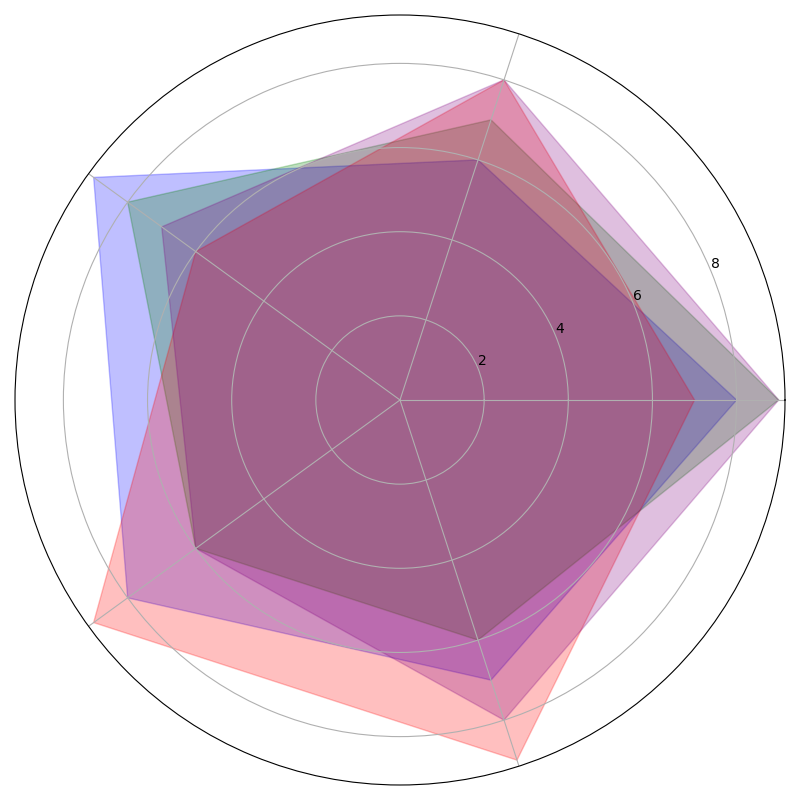

Write Python code to recreate this figure.
import numpy as np
import matplotlib.pyplot as plt
from math import pi

parameters = ['Resolution', 'Battery Life', 'Processing Power', 'Camera Quality', 'Durability']
num_vars = len(parameters)

smartphones = {
    'Phone A': [8, 6, 9, 8, 7],
    'Phone B': [9, 7, 8, 6, 6],
    'Phone C': [7, 8, 6, 9, 9],
    'Phone D': [9, 8, 7, 6, 8]
}

def create_filled_radar_chart(ax, data, color):
    angles = np.linspace(0, 2 * pi, num_vars, endpoint=False).tolist()
    data = data + data[:1]
    angles += angles[:1]

    ax.fill(angles, data, color=color, alpha=0.25)
    ax.set_xticks(angles[:-1])
    ax.set_xticklabels([])

fig, ax = plt.subplots(figsize=(8, 8), subplot_kw=dict(polar=True))

colors = ['blue', 'green', 'red', 'purple']  # Different colors for each phone

for specs, color in zip(smartphones.values(), colors):
    create_filled_radar_chart(ax, specs, color)

plt.tight_layout()
plt.show()
